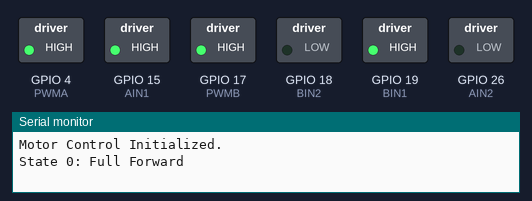
Bench run of a sketch on a simulated ESP32. Parts: switched loads named in the sketch (green lamp = pin HIGH), the last lines printed to the serial monitor.

Above: at 1.0 s.
At 4.0 s:
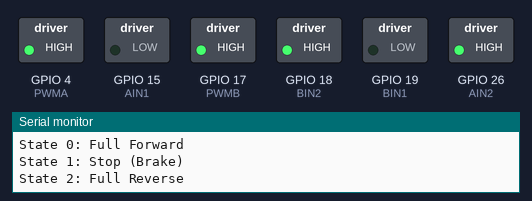
At 6.0 s:
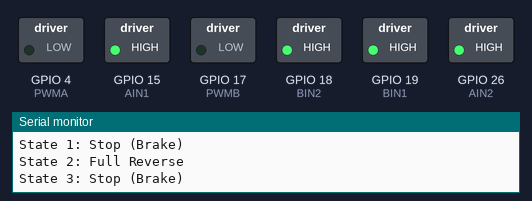
Timing chart, 0 to 9.1 s (numbered marks = the images above):
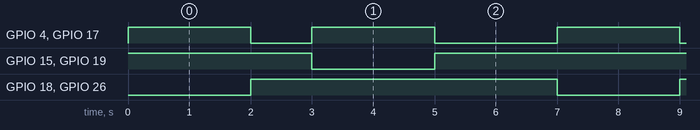

Measured:
- by itself, GPIO 4 (PWMA), GPIO 17 (PWMB): repeats every 7.0 s: LOW 1.0 s, HIGH 2.0 s, LOW 2.0 s, HIGH 2.0 s
- by itself, GPIO 15 (AIN1), GPIO 18 (BIN2), GPIO 19 (BIN1), GPIO 26 (AIN2): alternates HIGH for 5.0 s and LOW for 2.0 s
- by itself, everything shown: repeats every 7.0 s, in 4 steps

The sketch:

Motor_Fixed.ino
```cpp
// ============================================================================
// 1. PIN & PWM CONFIGURATION
// ============================================================================
// Motor A Pins (TB6612FNG Channel A)
const int AIN1 = 15;
const int AIN2 = 26;
const int PWMA = 4;

// Motor B Pins (TB6612FNG Channel B)
const int BIN1 = 19;
const int BIN2 = 18;
const int PWMB = 17;

// Note: Connect TB6612FNG STBY pin directly to 3.3V so the driver stays enabled.

// ESP32 LEDC PWM Settings
const int PWM_FREQ = 5000;      // 5000 Hz PWM frequency
const int PWM_RES  = 8;         // 8-bit resolution (speed values from 0 to 255)
const int PWM_CH_A = 0;         // LEDC channel 0 for Motor A
const int PWM_CH_B = 1;         // LEDC channel 1 for Motor B


// ============================================================================
// 2. NON-BLOCKING TEST TIMER VARIABLES (Replaces delay())
// ============================================================================
// These track the test sequence in loop() without pausing the ESP32.
unsigned long previousMillis = 0;
int testState = 0;              // 0 = Forward, 1 = Stop, 2 = Reverse, 3 = Stop


// ============================================================================
// 3. FUNCTION DECLARATIONS
// ============================================================================
void driveMotorA(int direction, int speed);
void driveMotorB(int direction, int speed);
void stopAll();


// ============================================================================
// 4. SETUP (Runs once at boot)
// ============================================================================
void setup() {
  Serial.begin(115200);

  // Configure all direction control pins as outputs
  pinMode(AIN1, OUTPUT);
  pinMode(AIN2, OUTPUT);
  pinMode(BIN1, OUTPUT);
  pinMode(BIN2, OUTPUT);

  // Configure ESP32 LEDC hardware PWM channels and attach them to PWM pins
  ledcSetup(PWM_CH_A, PWM_FREQ, PWM_RES);
  ledcAttachPin(PWMA, PWM_CH_A);

  ledcSetup(PWM_CH_B, PWM_FREQ, PWM_RES);
  ledcAttachPin(PWMB, PWM_CH_B);

  // Start with both motors safely braked
  stopAll();
  Serial.println("Motor Control Initialized.");
}


// ============================================================================
// 5. MAIN LOOP (Non-blocking test sequence using millis())
// ============================================================================
// Sequence: Full Forward (2s) -> Stop (1s) -> Full Reverse (2s) -> Stop (2s)
// Because this uses millis(), you can drop encoder or MQTT code right into
// loop() and it will run simultaneously without freezing.
void loop() {
  unsigned long currentMillis = millis();

  switch (testState) {
    case 0: // Full Forward for 2000ms
      driveMotorA(1, 255);
      driveMotorB(1, 255);
      Serial.println("State 0: Full Forward");
      previousMillis = currentMillis;
      testState = 1;
      break;

    case 1: // Wait 2 seconds, then Stop
      if (currentMillis - previousMillis >= 2000) {
        stopAll();
        Serial.println("State 1: Stop (Brake)");
        previousMillis = currentMillis;
        testState = 2;
      }
      break;

    case 2: // Wait 1 second, then Full Reverse
      if (currentMillis - previousMillis >= 1000) {
        driveMotorA(-1, 255);
        driveMotorB(-1, 255);
        Serial.println("State 2: Full Reverse");
        previousMillis = currentMillis;
        testState = 3;
      }
      break;

    case 3: // Wait 2 seconds, then Stop
      if (currentMillis - previousMillis >= 2000) {
        stopAll();
        Serial.println("State 3: Stop (Brake)");
        previousMillis = currentMillis;
        testState = 4;
      }
      break;

    case 4: // Pause 2 seconds before repeating the test
      if (currentMillis - previousMillis >= 2000) {
        testState = 0;
      }
      break;
  }
}


// ============================================================================
// 6. REUSABLE MOTOR CONTROL FUNCTIONS
// ============================================================================

// Drives Motor A at a given direction (1 = Forward, -1 = Reverse) and speed (0-255)
void driveMotorA(int direction, int speed) {
  // Keep speed safely within 8-bit PWM bounds
  speed = constrain(speed, 0, 255);

  if (direction == 1) {
    // Forward
    digitalWrite(AIN1, HIGH);
    digitalWrite(AIN2, LOW);
  }
  else if (direction == -1) {
    // Reverse
    digitalWrite(AIN1, LOW);
    digitalWrite(AIN2, HIGH);
  }
  else {
    // Active Brake if direction is 0 (or invalid)
    digitalWrite(AIN1, HIGH);
    digitalWrite(AIN2, HIGH);
    speed = 0;
  }

  // Send PWM duty cycle to Motor A's LEDC channel
  ledcWrite(PWM_CH_A, speed);
}

// Drives Motor B at a given direction (1 = Forward, -1 = Reverse) and speed (0-255)
void driveMotorB(int direction, int speed) {
  // Keep speed safely within 8-bit PWM bounds
  speed = constrain(speed, 0, 255);

  if (direction == 1) {
    // Forward
    digitalWrite(BIN1, HIGH);
    digitalWrite(BIN2, LOW);
  }
  else if (direction == -1) {
    // Reverse
    digitalWrite(BIN1, LOW);
    digitalWrite(BIN2, HIGH);
  }
  else {
    // Active Brake if direction is 0 (or invalid)
    digitalWrite(BIN1, HIGH);
    digitalWrite(BIN2, HIGH);
    speed = 0;
  }

  // Send PWM duty cycle to Motor B's LEDC channel
  ledcWrite(PWM_CH_B, speed);
}

// Immediately brakes both motors (TB6612FNG Short Brake: both IN pins HIGH)
void stopAll() {
  digitalWrite(AIN1, HIGH);
  digitalWrite(AIN2, HIGH);
  digitalWrite(BIN1, HIGH);
  digitalWrite(BIN2, HIGH);

  ledcWrite(PWM_CH_A, 0);
  ledcWrite(PWM_CH_B, 0);
}
```
